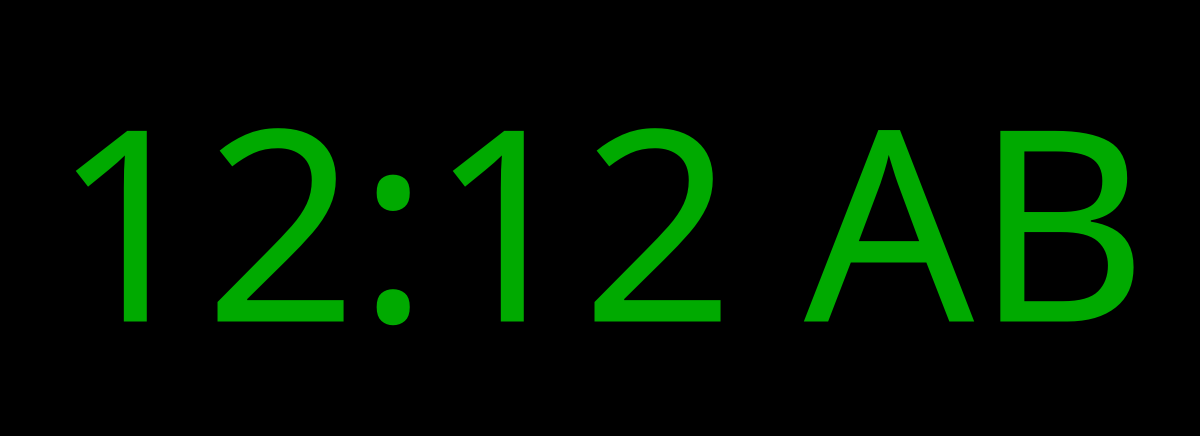
<?xml version="1.0" encoding="UTF-8"?>
<ui version="4.0">
 <class>MainWindow</class>
 <widget class="QMainWindow" name="MainWindow">
  <property name="geometry">
   <rect>
    <x>0</x>
    <y>0</y>
    <width>1200</width>
    <height>436</height>
   </rect>
  </property>
  <property name="windowTitle">
   <string>MainWindow</string>
  </property>
  <property name="autoFillBackground">
   <bool>false</bool>
  </property>
  <property name="styleSheet">
   <string notr="true">background-color: rgb(0, 0, 0);</string>
  </property>
  <widget class="QWidget" name="centralwidget">
   <layout class="QHBoxLayout" name="horizontalLayout">
    <item>
     <widget class="QLabel" name="clock">
      <property name="font">
       <font>
        <family>Ubuntu Mono</family>
        <pointsize>200</pointsize>
        <weight>50</weight>
        <bold>false</bold>
       </font>
      </property>
      <property name="styleSheet">
       <string notr="true">color: rgb(0, 170, 0);</string>
      </property>
      <property name="text">
       <string>12:12 AB</string>
      </property>
      <property name="scaledContents">
       <bool>true</bool>
      </property>
      <property name="alignment">
       <set>Qt::AlignCenter</set>
      </property>
     </widget>
    </item>
   </layout>
  </widget>
 </widget>
 <resources/>
 <connections/>
</ui>
